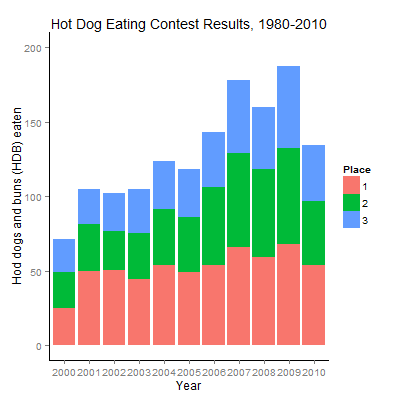

Source code (R):
library("ggplot2")

setwd("C:/Users/wuf2/Documents/GitHub/note-on-visualize-this/ch04-hot-dog-places")
hot_dog_places <- read.csv("hot-dog-places.csv", sep=",", header=TRUE)

func <- function(is.book) {

  # change headers to remove confusing "X"
  # read.csv prepends numeric headers with "X".
  # For example, "2000" changes to "X2000"
  if (is.book) {

    names(hot_dog_places) <- c("2000", "2001", "2002", "2003", "2004",
      "2005", "2006", "2007", "2008", "2009", "2010")

  } else {

    # option 1: replace "X" with ""
    names(hot_dog_places) <- sub("X", "", names(hot_dog_places))

    # option 2: assign generated string names from numeric
    names(hot_dog_places) <- c(paste("200", 0:9, sep = ""), "2010")

  }

  hot_dog_matrix <- as.matrix(hot_dog_places)

  # plot
  if (is.book) {

    barplot(hot_dog_matrix, border=NA, space=0.25, ylim=c(0, 200),
      xlab="Year", ylab="Hot dogs and buns (HDBs) eaten",
      main="Hot Dog Eating Contest Results, 1980-2010")
  
  } else {
  
    # tranform places into data frame friendly to ggplot
    Count <- c(hot_dog_matrix)
    Order <- gl(3, 1, 3*11)
    ns <- names(hot_dog_places)
    Year <- sort(rep(ns, 3))
    data <- data.frame(Year, Order, Count)

    p <- ggplot(data, aes(x=Year, y=Count, fill=Order))
    p <- p + geom_bar(stat="identity")

    # title
    p <- p + ggtitle("Hot Dog Eating Contest Results, 1980-2010")

    # NO need to assign X axis label for default is same as variable name
    # assign Y axis label  
    p <- p + ylab("Hod dogs and buns (HDB) eaten")

    # y limit
    p <- p + ylim(0, 200)

    # tune panel and axis color
    p <- p + theme(panel.border = element_blank(),
        panel.grid = element_blank(), panel.background = element_blank(),
        axis.line = element_line(colour="black"))
    p
  }
}


png("book.png", width=400, height=400)
func(is.book = TRUE)
dev.off()

png("mine.png", width=400, height=400)
func(is.book = FALSE)
dev.off()

